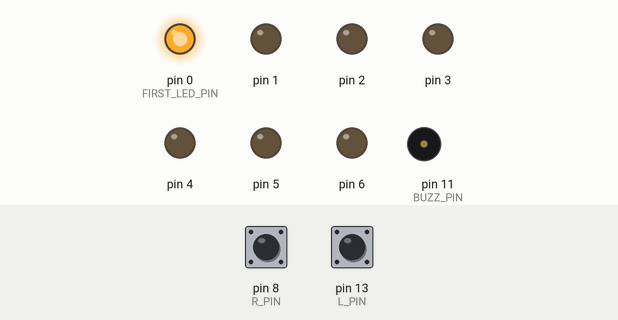
Recording of a sketch running on a simulated Arduino Uno, built with avr-gcc and run on an emulated ATmega328P. Shown: output pins drawn as LEDs (lit = HIGH), buzzer (waves = sounding). Inputs (shaded band) come from the test bench; at power-on: pin 8 (R_PIN) HIGH, pin 13 (L_PIN) HIGH.

Above: at 1.2 s.
1.3 s: pin 8 (R_PIN) pulled LOW for 0.15 s
At 2.3 s:
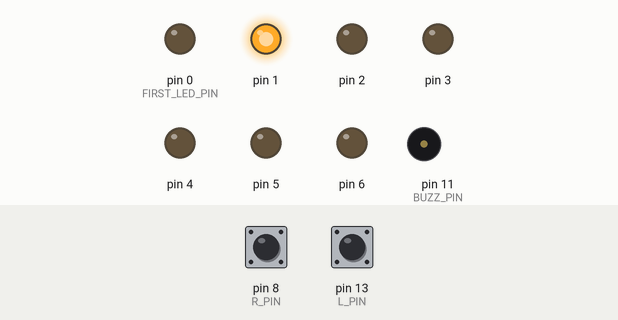
2.9 s: pin 13 (L_PIN) pulled LOW for 0.15 s
At 3.5 s:
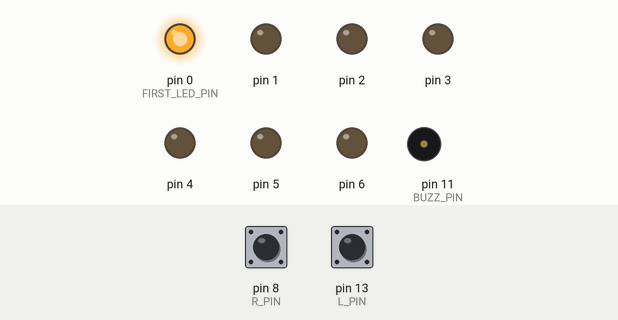
4.5 s: pin 13 (L_PIN) pulled LOW for 1 s
At 5.9 s:
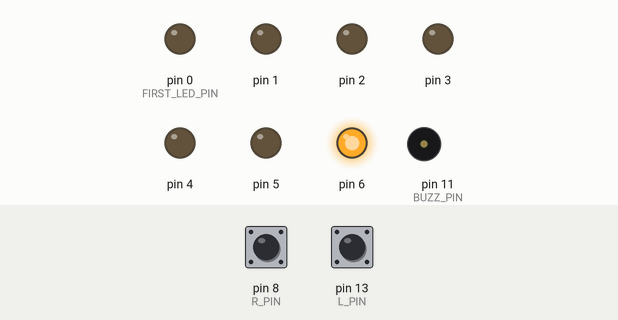
7.0 s: pin 13 (L_PIN) pulled LOW for 0.15 s
At 7.8 s:
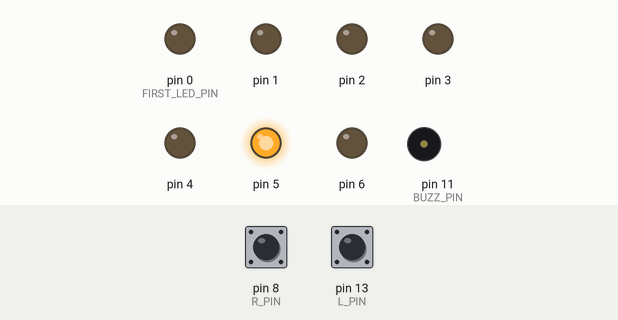
8.6 s: pin 13 (L_PIN) pulled LOW for 3.2 s
At 9.1 s:
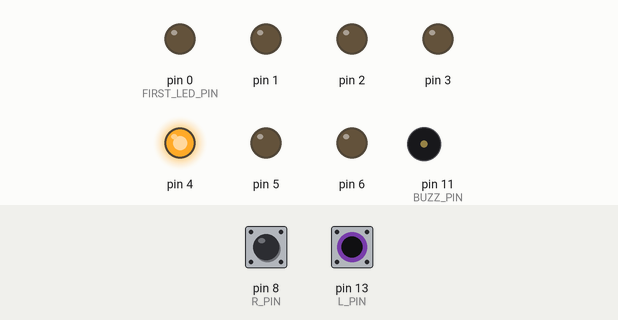
13.3 s: pin 13 (L_PIN) pulled LOW for 0.15 s
At 13.8 s:
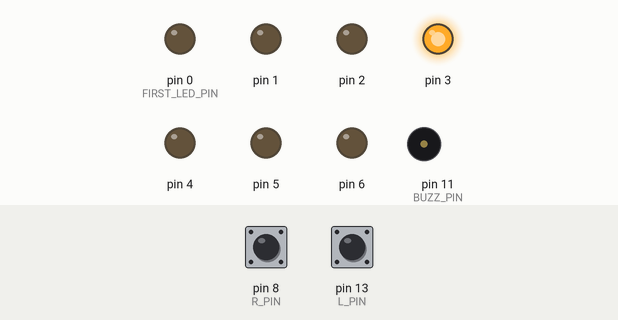
Timing chart, 0 to 15.9 s (numbered marks = the images above; inputs shaded):
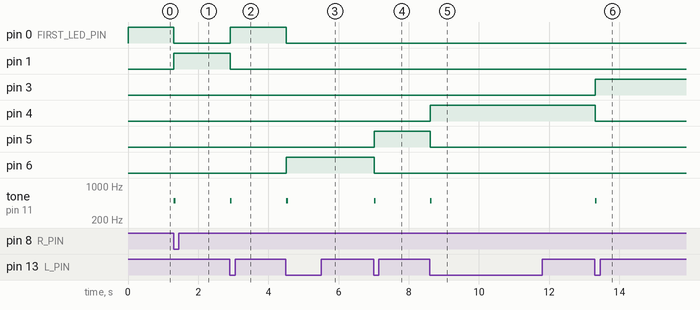

Measured:
- after the input at 1.3 s, pin 0 (FIRST_LED_PIN): HIGH → LOW at once; pin 1: LOW → HIGH at once; tone on pin 11 (BUZZ_PIN): silent → 500 Hz at once, → silent 0.05 s later
- after the input at 2.9 s, pin 0 (FIRST_LED_PIN): LOW → HIGH at once; pin 1: HIGH → LOW at once; tone on pin 11 (BUZZ_PIN): silent → 500 Hz at once, → silent 0.05 s later
- after the input at 4.5 s, pin 0 (FIRST_LED_PIN): HIGH → LOW at once; pin 6: LOW → HIGH at once; tone on pin 11 (BUZZ_PIN): silent → 500 Hz at once, → silent 0.05 s later
- after the input at 7.0 s, pin 5: LOW → HIGH at once; pin 6: HIGH → LOW at once; tone on pin 11 (BUZZ_PIN): silent → 500 Hz at once, → silent 0.05 s later
- after the input at 8.6 s, pin 4: LOW → HIGH at once; pin 5: HIGH → LOW at once; tone on pin 11 (BUZZ_PIN): silent → 500 Hz at once, → silent 0.05 s later
- after the input at 13.3 s, pin 3: LOW → HIGH at once; pin 4: HIGH → LOW at once; tone on pin 11 (BUZZ_PIN): silent → 500 Hz at once, → silent 0.05 s later

The sketch:

led-cyclic-shift.ino
```cpp
#define FIRST_LED_PIN 0
#define LED_COUNT 7
#define L_PIN 13
#define R_PIN 8
#define BUZZ_PIN 11

int activeLED = FIRST_LED_PIN;

bool leftBtnUp = true;
bool rightBtnUp = true;

void setup() {
  for (int pin = FIRST_LED_PIN; pin < FIRST_LED_PIN + LED_COUNT; pin++)
    pinMode(pin, OUTPUT);

  pinMode(L_PIN, INPUT_PULLUP);
  pinMode(R_PIN, INPUT_PULLUP);
  pinMode(BUZZ_PIN, OUTPUT);

  digitalWrite(activeLED, HIGH);
}

void loop() {
    if (isClicked(L_PIN, &leftBtnUp)) {
      activeLED--;

      if (activeLED < FIRST_LED_PIN) {
        activeLED = FIRST_LED_PIN + LED_COUNT - 1;
        digitalWrite(FIRST_LED_PIN, LOW);
      }
      else {
        digitalWrite(activeLED + 1, LOW);
      }

      digitalWrite(activeLED, HIGH);
      tone(BUZZ_PIN, 500, 50);
    }

    if (isClicked(R_PIN, &rightBtnUp)) {
      activeLED++;

      if (activeLED >= FIRST_LED_PIN + LED_COUNT) {
        activeLED = FIRST_LED_PIN;
        digitalWrite(FIRST_LED_PIN + LED_COUNT - 1, LOW);
      }
      else {
        digitalWrite(activeLED - 1, LOW);
      }

      digitalWrite(activeLED, HIGH);
      tone(BUZZ_PIN, 500, 50);
    }
}

bool isClicked(int pin, bool* wasUp) {
  bool isUp = digitalRead(pin);
  bool clicked = false;

  if (*wasUp && !isUp) {
    delay(10);

    isUp = digitalRead(pin);

    if (!isUp) clicked = true;
  }

  *wasUp = isUp;

  return clicked;
}
```
